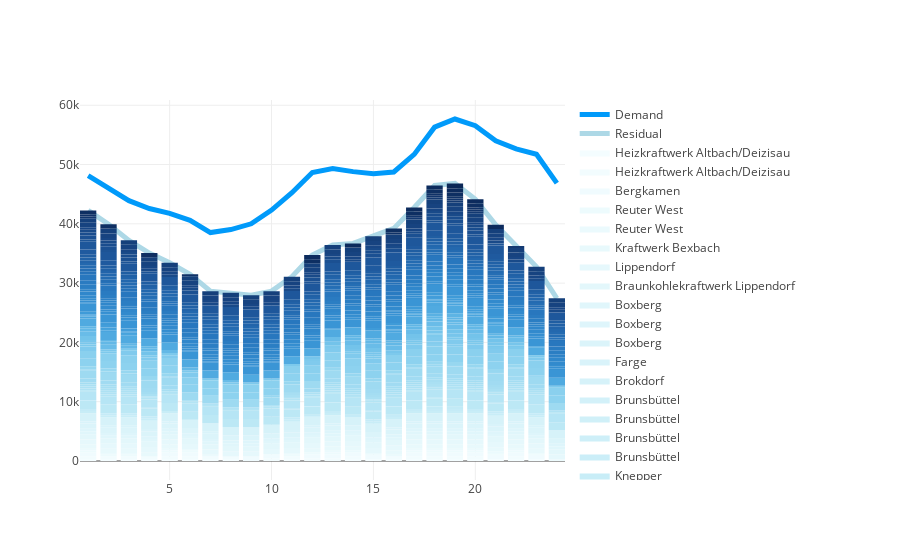

Write notebook code for a chart like this one.
### Markdown cell above
## More Plotting
Visualize Demand, residual and production of each powerplant

### Code cell
Dem=plot(data["h_demand"][:demand],label="Demand",lw=5)
Dem=plot!(data["h_demand"][:demand]-sum(pv_opt[n,:] for n=1:size(pv_opt[:,1],1))-sum(w_opt[n,:] for n=1:size(w_opt[:,1],1)),label="Residual",lw=5, color="LightBlue")
Dem=groupedbar!(transpose(g_opt[:,:]), bar_position = :stack, lw=0, label=reshape(data["plant_con"][:Plantname], 1, 98), colour=reshape(colormap("Blues", size(g_opt[:,:],1)),1,size(g_opt[:,:],1)))
